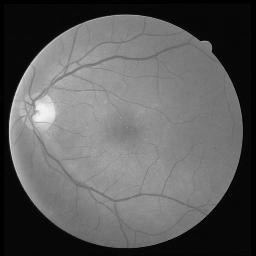
#> input picture rgb2gray/1.jpg, 256 x 256 px
$ jupyter execute Transform.ipynb
#> lines starting #> are read from the running program, lines starting #| are printed output that depends on the picture
[cell 1]
import cv2
import numpy as np
from matplotlib import pyplot as plt

[cell 2]
img = cv2.imread("./rgb2gray/1.jpg")
#> img is the input picture: shape (256, 256, 3); min 0, max 244, mean 92.5
rows, cols, ch = img.shape
#> rows = 256; cols = 256; ch = 3

[cell 3]
########旋转theta度（默认为顺时针）#########

# 定义旋转角theta
theta = np.pi/6
sin_theta = np.sin(theta)
cos_theta = np.cos(theta)

# pts1为初始变换的坐标，pts2为相应点变换后的坐标
# 注意：pts1与pts2变量交换即可完成逆时针的旋转
# 以任意点（point_x, point_y）以theta角旋转
point_x = rows/3.4
#> point_x = 75.29
point_y = cols/2.6
#> point_y = 98.46
pts1 = np.float32([[point_x, point_y],
                   [point_x+0.992, point_y],  # 这里point_x+1为等大小旋转，可以选取1附近的值为图像增加压缩的随机性
                   [point_x, point_y+1.005]]) # 这里也是一样, 如果为了直观，可以将此处的噪音加到pts2上
pts2 = np.float32([[point_x, point_y],
                   [point_x+cos_theta, point_y+sin_theta],
                   [point_x-sin_theta, point_y+cos_theta]])

M = cv2.getAffineTransform(pts1, pts2)
dst = cv2.warpAffine(img, M, (cols, rows))
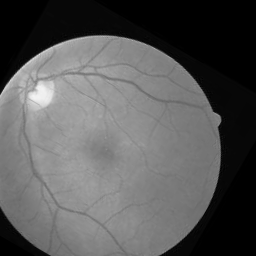
#> dst: shape (256, 256, 3); min 0, max 243, mean 87.8

plt.subplot(121)
plt.imshow(img)
plt.title('Input')

plt.subplot(122)
plt.imshow(dst)
plt.title('Output')

plt.show()
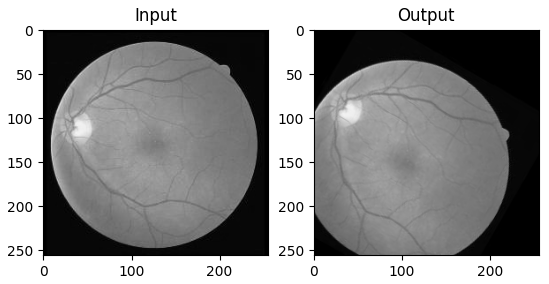
#> figure drawn by matplotlib, 2 panels

[cell 4]
########拉伸压缩图像#########

# 定义压缩倍率
a_x = 1.12
a_y = 1.05
#a_x = 1.52  # 当同时设置为一个较大值时可以完成随机裁剪的任务
#a_y = 1.51

point_x = rows/2
#> point_x = 128
point_y = cols/2
#> point_y = 128

pts1 = np.float32([[point_x, point_y],
                   [point_x+1, point_y],
                   [point_x, point_y+1]])
#> pts1 = [[128, 128], [129, 128], [128, 129]]
pts2 = np.float32([[point_x, point_y],
                   [point_x+a_x, point_y+0.02], #噪音可以加在此处
                   [point_x-0.02, point_y+a_y]])
#> pts2 = [[128, 128], [129.1, 128], [128, 129.1]]

M = cv2.getAffineTransform(pts1, pts2)
dst = cv2.warpAffine(img, M, (cols, rows))
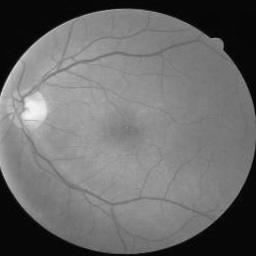
#> dst: shape (256, 256, 3); min 0, max 243, mean 107.2

plt.subplot(121)
plt.imshow(img)
plt.title('Input')

plt.subplot(122)
plt.imshow(dst)
plt.title('Output')

plt.show()
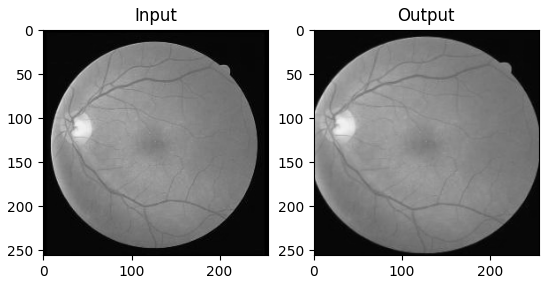
#> figure drawn by matplotlib, 2 panels

$ run again, with rgb2gray/10.jpg copied over rgb2gray/1.jpg
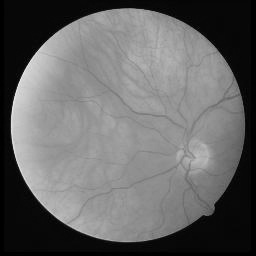
#> input picture rgb2gray/10.jpg, 256 x 256 px
#> img is the input picture: shape (256, 256, 3); min 0, max 240, mean 101.6
#> `dst = cv2.warpAffine(img, M, (cols, rows))`:
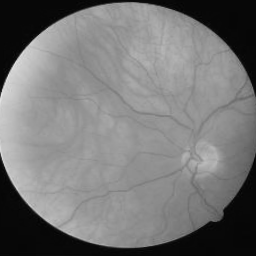
#> dst: shape (256, 256, 3); min 1, max 232, mean 118.1
#> `plt.show()`:
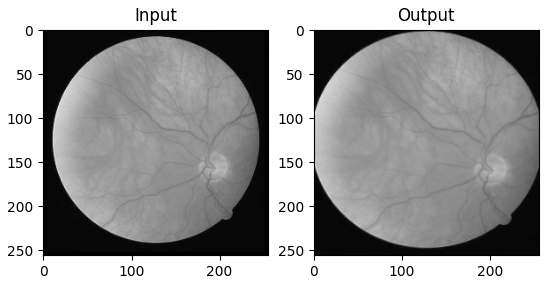
#> figure drawn by matplotlib, 2 panels

$ run again, with rgb2gray/11.jpg copied over rgb2gray/1.jpg
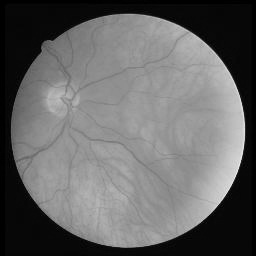
#> input picture rgb2gray/11.jpg, 256 x 256 px
#> img is the input picture: shape (256, 256, 3); min 0, max 240, mean 101.6
#> `dst = cv2.warpAffine(img, M, (cols, rows))`:
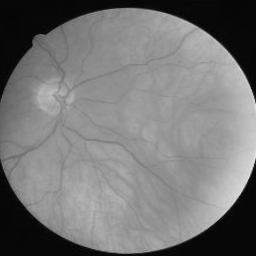
#> dst: shape (256, 256, 3); min 1, max 234, mean 118.1
#> `plt.show()`:
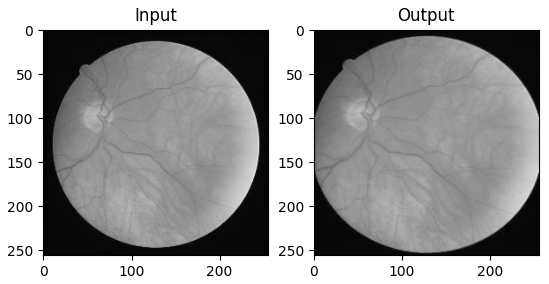
#> figure drawn by matplotlib, 2 panels

$ run again, with rgb2gray/12.jpg copied over rgb2gray/1.jpg
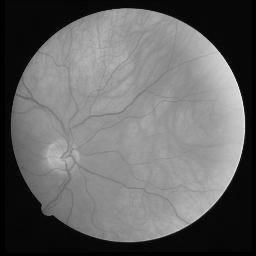
#> input picture rgb2gray/12.jpg, 256 x 256 px
#> img is the input picture: shape (256, 256, 3); min 0, max 240, mean 101.6
#> `dst = cv2.warpAffine(img, M, (cols, rows))`:
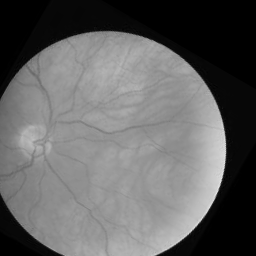
#> dst: shape (256, 256, 3); min 0, max 228, mean 98.4
#> `plt.show()`:
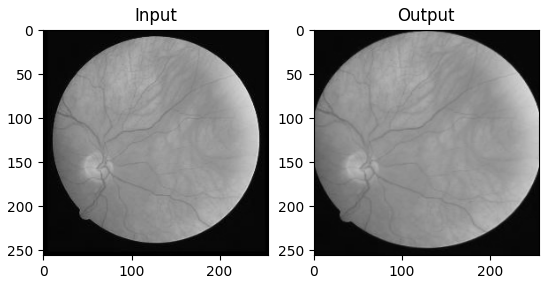
#> figure drawn by matplotlib, 2 panels
